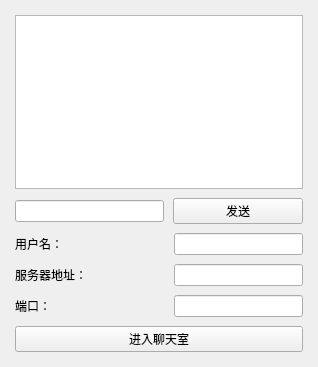
<?xml version="1.0" encoding="UTF-8"?>
<ui version="4.0">
 <class>TcpClient</class>
 <widget class="QWidget" name="TcpClient">
  <property name="geometry">
   <rect>
    <x>0</x>
    <y>0</y>
    <width>318</width>
    <height>367</height>
   </rect>
  </property>
  <property name="windowTitle">
   <string>Form</string>
  </property>
  <layout class="QVBoxLayout" name="verticalLayout">
   <property name="spacing">
    <number>9</number>
   </property>
   <property name="leftMargin">
    <number>15</number>
   </property>
   <property name="topMargin">
    <number>15</number>
   </property>
   <property name="rightMargin">
    <number>15</number>
   </property>
   <property name="bottomMargin">
    <number>15</number>
   </property>
   <item>
    <widget class="QTextEdit" name="textEdit"/>
   </item>
   <item>
    <layout class="QHBoxLayout" name="horizontalLayout">
     <item>
      <widget class="QLineEdit" name="lEdtMsg"/>
     </item>
     <item>
      <widget class="QPushButton" name="pBtnSend">
       <property name="minimumSize">
        <size>
         <width>130</width>
         <height>0</height>
        </size>
       </property>
       <property name="text">
        <string>发送</string>
       </property>
      </widget>
     </item>
    </layout>
   </item>
   <item>
    <layout class="QHBoxLayout" name="horizontalLayout_2">
     <item>
      <widget class="QLabel" name="label">
       <property name="minimumSize">
        <size>
         <width>150</width>
         <height>0</height>
        </size>
       </property>
       <property name="text">
        <string>用户名：</string>
       </property>
      </widget>
     </item>
     <item>
      <widget class="QLineEdit" name="lEdtUserName"/>
     </item>
    </layout>
   </item>
   <item>
    <layout class="QHBoxLayout" name="horizontalLayout_3">
     <item>
      <widget class="QLabel" name="label_2">
       <property name="minimumSize">
        <size>
         <width>150</width>
         <height>0</height>
        </size>
       </property>
       <property name="text">
        <string>服务器地址：</string>
       </property>
      </widget>
     </item>
     <item>
      <widget class="QLineEdit" name="lEdtAddress"/>
     </item>
    </layout>
   </item>
   <item>
    <layout class="QHBoxLayout" name="horizontalLayout_4">
     <item>
      <widget class="QLabel" name="label_3">
       <property name="minimumSize">
        <size>
         <width>150</width>
         <height>0</height>
        </size>
       </property>
       <property name="text">
        <string>端口：</string>
       </property>
      </widget>
     </item>
     <item>
      <widget class="QLineEdit" name="lEdtPort"/>
     </item>
    </layout>
   </item>
   <item>
    <widget class="QPushButton" name="pBtnEnter">
     <property name="text">
      <string>进入聊天室</string>
     </property>
    </widget>
   </item>
  </layout>
 </widget>
 <resources/>
 <connections/>
</ui>
